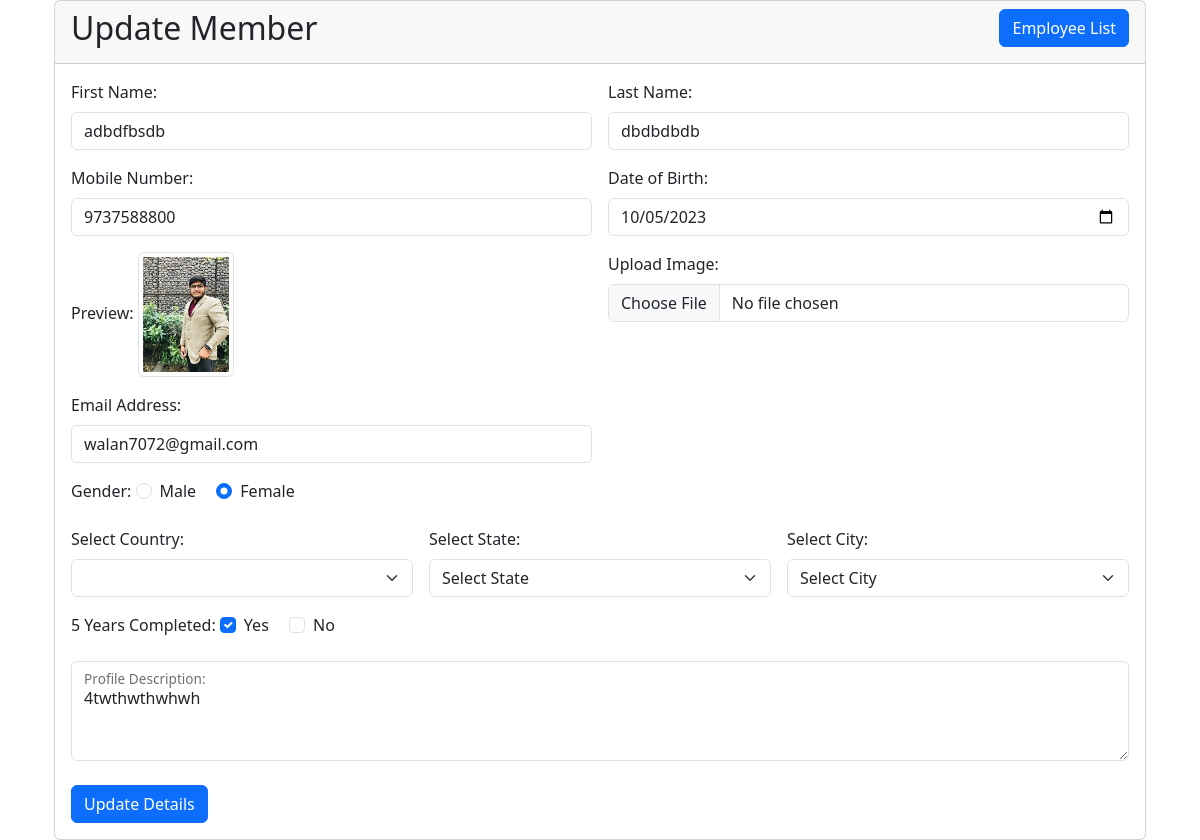
The app's page /office_team/update.php?id=5 with its own data.
### tables this page shows
CREATE TABLE IF NOT EXISTS `employee` (
  `ot_id` int(11) NOT NULL AUTO_INCREMENT,
  `ot_firstname` varchar(20) NOT NULL,
  `ot_lastname` varchar(20) NOT NULL,
  `ot_phoneno` varchar(255) NOT NULL,
  `ot_dob` date NOT NULL,
  `ot_image` varchar(5000) NOT NULL,
  `ot_email` varchar(150) NOT NULL,
  `ot_gender` varchar(20) NOT NULL,
  `ot_country` varchar(100) NOT NULL,
  `ot_state` varchar(100) NOT NULL,
  `ot_city` varchar(100) NOT NULL,
  `ot_completed_5_years` varchar(20) NOT NULL,
  `ot_profile` varchar(500) NOT NULL,
  PRIMARY KEY (`ot_id`)
);

### office_team/update.php (the view, shortened to what this page needs)
<?php
include 'db_connect.php';
$id = $_GET['id'];
$sql = "SELECT * FROM employee WHERE ot_id = " . $id;
$result = mysqli_query($conn, $sql);
$fet = $result->fetch_array();
$data = $fet['ot_completed_5_years'];
$data1 = explode(",", $data);
?>
<!DOCTYPE html>
<html lang="en">
<head>
    <link href="https://cdn.jsdelivr.net/npm/bootstrap@5.3.2/dist/css/bootstrap.min.css" rel="stylesheet">
</head>
<body>
    <div class="container d-flex justify-content-center align-items-center" style="min-height: 100vh;">
        <div class="container-fluid">
            <div class="card">
                <div class="card-header">
                    <h2 class="text-start">Update Member
                        <a href="empdata.php" class="btn btn-primary float-end">Employee List</a>
                    </h2>
                </div>
                <div class="card-body">
                    <form action="" method="post" id="teamform" enctype="multipart/form-data" onsubmit="return validateform()" class="needs-validation" novalidate>
                        <div class="row g-3">
                            <div class="col-md-6">
                                <label for="fname" class="form-label">First Name:</label>
                                <input type="text" class="form-control" id="fname" name="fname" aria-describedby="fnameHelp" value="<?php echo $fet['ot_firstname']; ?>">
                            </div>
                            <br>
                            <div class="col-md-6">
                                <label for="lname" class="form-label">Last Name:</label>
                                <input type="text" class="form-control" id="lname" name="lname" aria-describedby="lnameHelp" value="<?php echo $fet['ot_lastname']; ?>">
                            </div>
                            <br>
                            <div class="col-md-6">
                                <label for="monumber" class="form-label">Mobile Number:</label>
                                <input type="tel" id="monumber" class="form-control" name="monumber" aria-describedby="monumberHelp" placeholder="Enter Your Phone Number" maxlength="10" minlength="10" value="<?php echo $fet['ot_phoneno']; ?>">
                            </div>
                            <br>
                            <div class="col-md-6">
                                <label for="dob" class="form-label">Date of Birth:</label>
                                <input type="date" class="form-control" id="dob" name="dob" placeholder="Select Your Birth Date." max="<?php echo date('Y-m-d'); ?>" value="<?php echo $fet['ot_dob']; ?>">
                            </div>
                            <br>
                            <div class="col-md-6">
                                <label class="form-label">Preview:</label>
                                <img src="<?php echo $fet['ot_image']; ?>" class="img-thumbnail" alt="Image Preview" style="max-height: 125px; max-width: 125px;">
                            </div>
                            <br>
                            <div class="col-md-6">
                                <label for="empimg" class="form-label">Upload Image:</label>
                                <input class="form-control" type="file" accept="image/png, image/gif, image/jpeg, image/jpg" id="empimg" name="empimg" onchange="validateImageSize(this)" value="<?php echo $fet['ot_image']; ?>">
                            </div>
                            <br>
                            <div class="col-md-6">
                                <label for="email" class="form-label">Email Address:</label>
                                <input type="email" class="form-control" name="email" id="email" placeholder="name@example.com" value="<?php echo $fet['ot_email']; ?>">
                            </div>
                            <br>
                            <div class="col-mb-6">
                                <label class="form-label" name="gender" value="gender" id="gender">Gender:</label>
                                <div class="form-check form-check-inline">
                                    <input class="form-check-input" type="radio" name="gender" id="Male" value="Male" <?php if ($fet['ot_gender'] == "Male") {echo "checked";} ?>>
                                    <label class="form-check-label" for="Male">
                                        Male
                                    </label>
                                </div>
                                <div class="form-check form-check-inline">
                                    <input class="form-check-input" type="radio" name="gender" id="Female" value="Female" <?php if ($fet['ot_gender'] == "Female") {echo "checked";} ?>>
                                    <label class="form-check-label" for="Female">
                                        Female
                                    </label>
                                </div>
                            </div>
                            <br>
                            <div class="col-md-4">
                                <label for="country" class="form-label">Select Country:</label>
                                <select class="form-select country" id="country" name="country" onload="loadStates()"></select>
                            </div>
                            <br>
                            <div class="col-md-4">
                                <label for="state" class="form-label">Select State:</label>
                                <select class="form-select state" id="state" name="state" onload="loadCities()"></select>
                            </div>
                            <br>
                            <div class="col-md-4">
                                <label for="city" class="form-label">Select City:</label>
                                <select class="form-select city" id="city" name="city"></select>
                            </div>
                            <br>
                            <div class="col-mb-3">
                                <label class="form-label" name="complete" value="complete" id="complete">5 Years Completed:</label>
                                <div class="form-check form-check-inline">
                                    <input class="form-check-input" type="checkbox" name="complete[]" value="Yes" <?php if (in_array("Yes", $data1)) {echo "checked";} ?> id="Yes">
                                    <label class="form-check-label" for="Yes">
                                        Yes
                                    </label>
                                </div>
                                <div class="form-check form-check-inline">
                                    <input class="form-check-input" type="checkbox" name="complete[]" value="No" <?php if (in_array("No", $data1)) {echo "checked";} ?> id="No">
                                    <label class="form-check-label" for="No">
                                        No
                                    </label>
                                </div>
                            </div>
                            <br>
                            <div class="col-md-12">
                                <div class="form-floating">
                                    <textarea class="form-control form-control-md" name="profiledes" id="profiledes" style="height: 100px;"><?php echo $fet['ot_profile']; ?></textarea>
                                    <label for="profiledes" name="profiledes" id="profiledes" value="profiledes">Profile Description:</label>
                                </div>
                            </div>
                        </div>
                        <br>
                        <button type="submit" name="update" value="update" class="btn btn-primary"> Update Details </button>
                    </form>
                </div>
            </div>
        </div>
</body>
</html>

### records on screen
employee: fname "adbdfbsdb", lname "dbdbdbdb", monumber "9737588800", dob "10/05/2023", ot_image (picture), email "walan7072@gmail.com", ot_gender "☐ Male", ot_gender "☑ Female", ot_completed_5_years "☑", profiledes "4twthwthwhwh"
